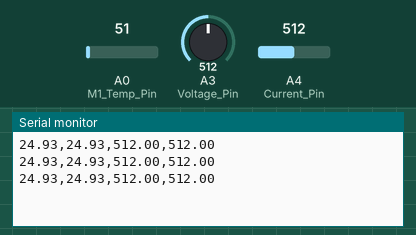
Bench run of a sketch on a simulated Arduino Uno, built with avr-gcc and run on an emulated ATmega328P. Shown: the last lines printed to the serial monitor. The test bench sets the inputs (shaded band); at power-on: A0 (M1_Temp_Pin) = 51, A3 (Voltage_Pin) = 512, A4 (Current_Pin) = 512.

Above: at 1.2 s.
1.3 s: A0 (M1_Temp_Pin) set to 61
At 1.9 s:
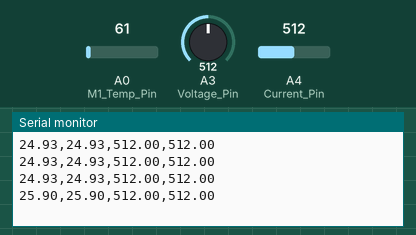
2.8 s: A3 (Voltage_Pin) set to 716
At 3.4 s:
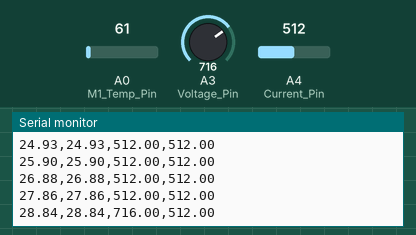
4.3 s: A4 (Current_Pin) set to 716
At 4.9 s:
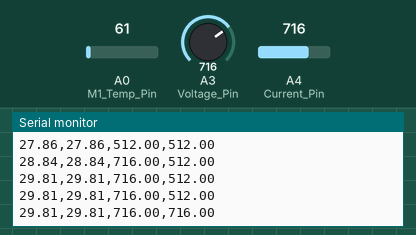
5.8 s: A0 (M1_Temp_Pin) set to 71
At 6.4 s:
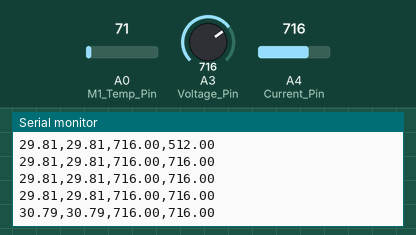
7.3 s: A3 (Voltage_Pin) set to 900
At 8.0 s:
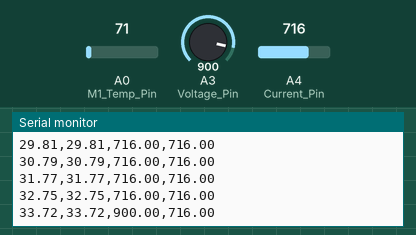
8.8 s: A4 (Current_Pin) set to 900
At 9.5 s:
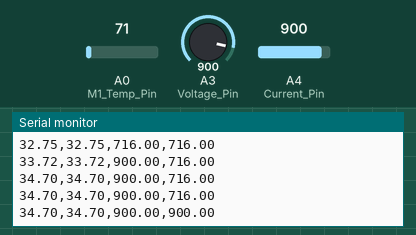
Timing chart, 0 to 11.3 s (numbered marks = the images above; inputs shaded):
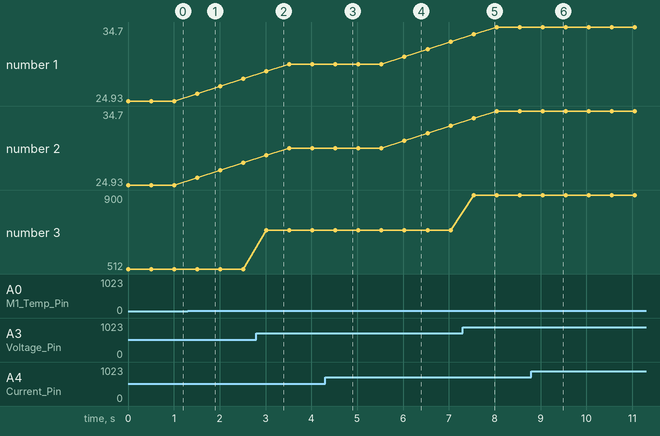

The sketch:

telemetria_v0.0.1.ino.ino
```cpp
#define M1_Temp_Pin A0
#define M2_Temp_Pin A1
#define Voltage_Pin 3
#define Current_Pin 4

float M1_temp[5];
float M2_temp[5];
float voltage;
float current;

void setup() {
Serial.begin(9600);
pinMode(Voltage_Pin,INPUT);
pinMode(Current_Pin,INPUT);
M1_temp[0] = (float(analogRead(M1_Temp_Pin))*5/(1023))/0.01;
M1_temp[1] = (float(analogRead(M1_Temp_Pin))*5/(1023))/0.01;
M1_temp[2] = (float(analogRead(M1_Temp_Pin))*5/(1023))/0.01;
M1_temp[3] = (float(analogRead(M1_Temp_Pin))*5/(1023))/0.01;
M1_temp[4] = (float(analogRead(M1_Temp_Pin))*5/(1023))/0.01;
M2_temp[0] = (float(analogRead(M1_Temp_Pin))*5/(1023))/0.01;
M2_temp[1] = (float(analogRead(M1_Temp_Pin))*5/(1023))/0.01;
M2_temp[2] = (float(analogRead(M1_Temp_Pin))*5/(1023))/0.01;
M2_temp[3] = (float(analogRead(M1_Temp_Pin))*5/(1023))/0.01;
M2_temp[4] = (float(analogRead(M1_Temp_Pin))*5/(1023))/0.01;
}

void loop() {

M1_temp[4]=M1_temp[3];
M1_temp[3]=M1_temp[2];
M1_temp[2]=M1_temp[1];
M1_temp[1]=M1_temp[0];
M2_temp[4]=M2_temp[3];
M2_temp[3]=M2_temp[2];
M2_temp[2]=M2_temp[1];
M2_temp[1]=M2_temp[0];

M1_temp[0] = (float(analogRead(M1_Temp_Pin))*5/(1023))/0.01;
M2_temp[0] = (float(analogRead(M1_Temp_Pin))*5/(1023))/0.01;
voltage = analogRead(Voltage_Pin);
current = analogRead(Current_Pin);

Serial.print((M1_temp[0]+M1_temp[1]+M1_temp[2]+M1_temp[3]+M1_temp[4])/5);
Serial.print(',');
Serial.print((M2_temp[0]+M2_temp[1]+M2_temp[2]+M2_temp[3]+M2_temp[4])/5);
Serial.print(',');
Serial.print(voltage);
Serial.print(',');
Serial.println(current);
delay(500);
}
```

Measured:
- after the input at 1.3 s, the serial monitor: prints a new line after 0.21 s (image 1)
- after the input at 2.8 s, the serial monitor: prints a new line after 0.22 s (image 2)
- after the input at 4.3 s, the serial monitor: prints a new line after 0.22 s (image 3)
- after the input at 5.8 s, the serial monitor: prints a new line after 0.23 s (image 4)
- after the input at 7.3 s, the serial monitor: prints a new line after 0.24 s (image 5)
- after the input at 8.8 s, the serial monitor: prints a new line after 0.25 s (image 6)
- plotted number 1: 24.93 → 27.86 after the input at 1.3 s, 29.81 → 32.75 after the input at 5.8 s
- plotted number 2: 24.93 → 27.86 after the input at 1.3 s, 29.81 → 32.75 after the input at 5.8 s
